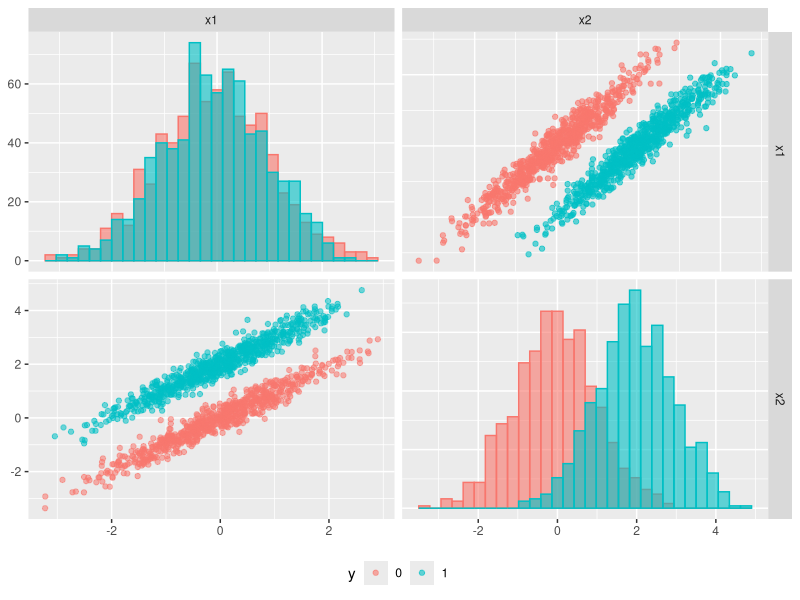

Here is the R script that generated this plot:
# check if thelibraries are installed, otherwise install
if (!requireNamespace("GGally")) {
  install.packages("GGally")
}
if (!requireNamespace("ggplot2")) {
  install.packages("ggplot2")
}
if (!requireNamespace("mvtnorm")) {
  install.packages("mvtnorm")
}

library(GGally)
library(ggplot2)
library(mvtnorm)
variance=1
n_data=1500

covariance_matrix = matrix(c(variance,
                             0.96*variance,0.96*variance,
                             variance),
                           ncol= 2)

# Create a vector of 50 1 and 50 0s
y = c(rep(1,n_data/2),rep(0,n_data/2))
# Create a multi-variate normal distribution with mean 0 and covariance matrix 1
x = rmvnorm(n_data,
            mean = c(0,0),
            sigma = covariance_matrix
            )
x1 = x[,1]
x2 = x[,2]
# add a constant if y is 1 to x2
x2[y==1] = x2[y==1]+2*variance
# Create a dataframe with x and y
data = data.frame(x1=x1,x2=x2,y=y)
data$y = as.factor(data$y)


custom_hist <- function(data, mapping, ...){
  ggplot(data = data, mapping = mapping) +
    geom_histogram(data = data[data$y == 0,], fill = "#F8766D", alpha = 0.6) +
    geom_histogram(data = data[data$y == 1,], fill = "#00BFC4", alpha = 0.6)
}


# Use ggpairs only for x and x1 and show the inverted scatterplot
graph<- ggpairs(data = data,
                columns = c("x1","x2"),
                legend=2,
                aes(group = y,colour=y, alpha = 0.6),
                upper = list(continuous = wrap("points", alpha = 0.6)),
                diag = list(continuous = custom_hist)
                )+
  theme(legend.position = "bottom")

#Save the plot
ggsave(filename = "slides/feature-selection/figure/guyon_example_correlation.png",
       plot = graph,
       width = 10, height = 10, units = "cm")
